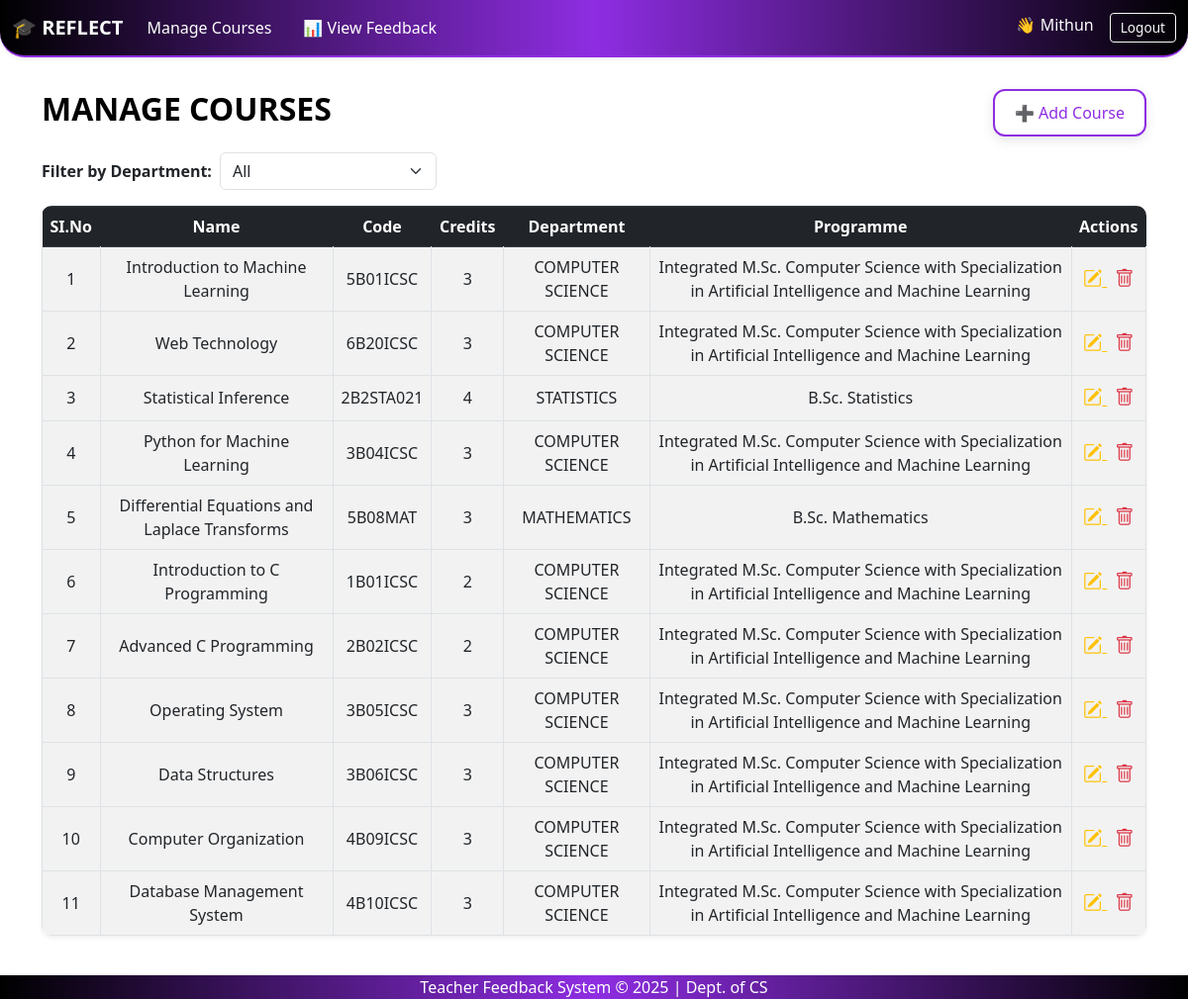
The app's page /courses/ (signed in) with its own data.
### feedback_app/models.py (models this page shows, shortened)
class Course(models.Model):
    course_id = models.AutoField(primary_key=True)
    name = models.CharField(max_length=200)
    code = models.CharField(max_length=50)
    credit = models.IntegerField()
    dept = models.ForeignKey(Department, on_delete=models.CASCADE)
    pgm = models.ForeignKey(Programme, on_delete=models.CASCADE)

class Department(models.Model):
    dept_id = models.AutoField(primary_key=True)
    dept_name = models.CharField(max_length=100)

class Programme(models.Model):
    pgm_id = models.AutoField(primary_key=True)
    pgm_name = models.CharField(max_length=200)
    dept = models.ForeignKey(Department, on_delete=models.CASCADE)
    level = models.CharField(max_length=50)

### feedback_app/views.py (the view)
# urls.py: path('courses/', views.course_list, name='course_list'),
@login_required
def course_list(request):
    selected_dept = request.GET.get('department')
    departments = Department.objects.all()
    if selected_dept:
        courses = Course.objects.filter(dept__dept_name=selected_dept).prefetch_related('batch_set')
    else:
        courses = Course.objects.all().prefetch_related('batch_set')
    batch_form = BatchForm()
    edit_forms={}
    for course in courses:
        for batch in course.batch_set.all():
            edit_forms[batch.batch_id]=BatchForm(instance=batch)
    return render(request, 'course_list.html', {
        'courses': courses,
        'departments': departments,
        'selected_dept': selected_dept,
        'batch_form': batch_form,
        'edit_forms':edit_forms,
    })

### feedback_app/forms.py
class BatchForm(forms.ModelForm):
    class Meta:
        model = Batch
        fields = ['acad_year', 'part']
        labels = {
            'acad_year': 'Academic Year',
            'part': 'Part',
        }
        widgets = {
            'acad_year': forms.TextInput(attrs={
                'class': 'form-control text-start',
                'placeholder': 'e.g. 2023'
            }),
            'part': forms.Select(choices=PART_CHOICES, attrs={
                'class': 'form-select'
            }),
        }

### feedback_app/context_processors.py (called while the page is built)
def is_admin(request):
    user = request.user
    return {'is_admin': user.is_superuser or user.groups.filter(name='admin').exists()}

def is_hod(request):
    return {'is_hod': request.user.groups.filter(name='hod').exists()}

def is_teacher(request):
    return {'is_teacher': request.user.groups.filter(name='teacher').exists()}

### feedback_app/templatetags/custom_filters.py (called while the page is built)
@register.filter
def dict_get(d, key):
    return d.get(key)

### templates/course_list.html (shortened to what this page needs)
{% extends 'base.html' %}
{% load custom_filters %}
{% block content %}
<head>
    <link href="https://cdn.jsdelivr.net/npm/bootstrap-icons@1.10.5/font/bootstrap-icons.css" rel="stylesheet">
</head>
<div class="d-flex justify-content-between align-items-center mb-3">
    <h2 class="mb-0">MANAGE COURSES</h2>
    <a href="{% url 'add_course' %}" class="glass-button mt-2">➕ Add Course</a>
</div>
<form method="get" class="mb-3 d-flex align-items-center gap-2">
    <label for="deptFilter" class="fw-bold">Filter by Department:</label>
    <select id="deptFilter" name="department" class="form-select w-auto" onchange="this.form.submit()">
        <option value="">All</option>
    </select>
</form>
<table class="table table-bordered table-striped shadow-sm">
    <thead class="table-dark">
        <tr>
            <th>SI.No</th>
            <th>Name</th>
            <th>Code</th>
            <th>Credits</th>
            <th>Department</th>
            <th>Programme</th>
            <th>Actions</th>
        </tr>
    </thead>
    <tbody>
        {% for course in courses %}
        <tr class="course-row" data-course-id="{{ course.course_id }}" style="cursor: pointer;">
            <td>{{ forloop.counter }}</td>
            <td>{{ course.name }}</td>
            <td>{{ course.code }}</td>
            <td>{{ course.credit }}</td>
            <td>{{ course.dept.dept_name }}</td>
            <td>{{ course.pgm.pgm_name }}</td>
            <td>
                <a href="{% url 'edit_course' course.course_id %}" title="Edit" class="text-warning me-2" style="font-size: 1.2rem;">
                    <i class="bi bi-pencil-square"></i>
                </a>
                <form action="{% url 'delete_course' course.course_id %}" method="post" style="display:inline;">
                    <button type="submit" title="Delete" class="text-danger border-0 bg-transparent p-0" style="font-size: 1.2rem;">
                        <i class="bi bi-trash"></i>
                    </button>
                </form>
            </td>
        </tr>
        {% endfor %}
    </tbody>
</table>
{% endblock %}

### templates/base.html (shortened to what this page needs)
{% load static %}
<!DOCTYPE html>
<html lang="en">
<head>
    <link href="https://cdn.jsdelivr.net/npm/bootstrap@5.3.0/dist/css/bootstrap.min.css" rel="stylesheet">
    <link rel="stylesheet" href="https://cdnjs.cloudflare.com/ajax/libs/font-awesome/5.15.4/css/all.min.css">
</head>
<body class="d-flex flex-column min-vh-100">
    <nav class="navbar navbar-expand-lg navbar-dark gradient-navbar shadow-sm">
        <div class="container-fluid">
            {% if request.user.is_authenticated %}
                <a class="navbar-brand fw-bold" href="{% url 'index' %}">🎓 REFLECT</a>
            {% else %}
                <span class="navbar-brand fw-bold">🎓 REFLECT</span>
            {% endif %}
            <div class="collapse navbar-collapse" id="navbarMenu">
                <ul class="navbar-nav me-auto mb-2 mb-lg-0 d-flex flex-row gap-3">
                    {% if user.is_authenticated %}
                        {% if is_admin %}
                        <li class="nav-item">
                            <a class="nav-link {% if request.resolver_match.url_name == 'programme_list' %}active{% endif %}" href="{% url 'programme_list' %}">Manage Programmes</a>
                        </li>
                        <li class="nav-item">
                            <a class="nav-link {% if request.resolver_match.url_name == 'course_list' %}active{% endif %}" href="{% url 'course_list' %}">Manage Courses</a>
                        </li>
                        <li class="nav-item">
                            <a class="nav-link {% if request.resolver_match.url_name == 'teacher_list' %}active{% endif %}" href="{% url 'teacher_list' %}">Manage Teacher</a>
                        </li>
                        <li class="nav-item">
                            <a class="nav-link {% if request.resolver_match.url_name == 'teacher_batch_list' %}active{% endif %}" href="{% url 'teacher_batch_list' %}">Assign Teacher</a>
                        </li>
                            <li class="nav-item dropdown">
                                <a class="nav-link dropdown-toggle" href="#" id="feedbackMenu" role="button" data-bs-toggle="dropdown"
                                   aria-expanded="false">
                                    Feedback
                                </a>
                                <ul class="dropdown-menu" aria-labelledby="feedbackMenu">
                                    <li><a class="dropdown-item" href="{% url 'add_question' %}">➕ Add Question</a></li>
                                    <li><a class="dropdown-item" href="{% url 'list_questions' %}">📋 View Questions</a></li>
                                    <li><hr class="dropdown-divider"></li>
                                    <li><a class="dropdown-item" href="{% url 'admin_student_feedback_responses' %}">📊 View Student Responses</a></li>
                                </ul>
                            </li>
                        {% elif is_hod %}
                            <li class="nav-item">
                                <a class="nav-link" href="{% url 'course_list' %}">Manage Courses</a>
                            </li>
                            <li class="nav-item">
                                <a class="nav-link" href="{% url 'admin_student_feedback_responses' %}">📊 View Feedback</a>
                            </li>
                        {% elif is_teacher %}
                            <li class="nav-item">
                                <a class="nav-link" href="{% url 'admin_student_feedback_responses' %}">📊 View Feedback</a>
                            </li>
                        {% endif %}
                    {% endif %}
                </ul>
                <ul class="navbar-nav mb-2 mb-lg-0">
                    {% if user.is_authenticated %}
                        <li class="nav-item">
                            <span class="navbar-text text-white me-3">👋 {{ user.username|title }}</span>
                        </li>
                        <li class="nav-item">
                            <form method="post" action="{% url 'logout' %}">
                                <button type="submit" class="btn btn-outline-light btn-sm">Logout</button>
                            </form>
                        </li>
                    {% else %}
                    <li class="nav-item">
                        <a class="nav-link" href="{% url 'login' %}">
                            <i class="fas fa-door-open me-2"></i> Leave
                        </a>
                    </li>
                    {% endif %}
                </ul>
            </div>
        </div>
    </nav>
    <div class="container mt-4 flex-grow-1">
        {% block content %}{% endblock %}
    </div>
    <footer class="footer-gradient text-white text-center py-7 mt-4">
        <p class="mb-0">Teacher Feedback System &copy; 2025 | Dept. of CS</p>
    </footer>
</body>
</html>

### templates/base.html (style rules this page uses)
.gradient-navbar { background: linear-gradient(to right, #000000, #8e2de2, #000000); border-bottom: 2px solid #8e2de2; animation: fadeIn 1s ease-in-out; border-radius: 0 0 25px 25px; }
.navbar .nav-link, .navbar .navbar-brand, .navbar .navbar-text { color: white !important; transition: color 0.3s ease-in-out; }
.footer-gradient { background: linear-gradient(to right, #000000, #8e2de2, #000000); }

### templates/course_list.html (style rules this page uses)
.glass-button { background: white; color: #8e2de2; border: 2px solid #8e2de2; border-radius: 12px; padding: 10px 20px; font-weight: 500; text-decoration: none; display: inline-block; backdrop-filter: blur(8px); -webkit-backdrop-filter: blur(8px); box-shadow: inset 0 0 8px rgba(255, 255, 255, 0.08), 0 4px 12px rgba(0, 0, 0, 0.1); transition: all 0.3s ease; }
table.table { border-radius: 10px; overflow: hidden; background-color: #fff; }
thead.table-dark th { color: #fff; border: none; }
table td, table th { vertical-align: middle; text-align: center; }
.btn-sm { padding: 4px 10px; font-size: 0.85rem; }
h2 { font-weight: 600; color: #000000; text-align: center; }

### records on screen
Course: name "Introduction to Machine Learning", code "5B01ICSC", credit "3", dept.dept_name "COMPUTER SCIENCE", pgm.pgm_name "Integrated M.Sc. Computer Science with Specialization in Artificial Intelligence and Machine Learning"
Course: name "Web Technology", code "6B20ICSC", credit "3", dept.dept_name "COMPUTER SCIENCE", pgm.pgm_name "Integrated M.Sc. Computer Science with Specialization in Artificial Intelligence and Machine Learning"
Course: name "Statistical Inference", code "2B2STA021", credit "4", dept.dept_name "STATISTICS", pgm.pgm_name "B.Sc. Statistics"
Course: name "Python for Machine Learning", code "3B04ICSC", credit "3", dept.dept_name "COMPUTER SCIENCE", pgm.pgm_name "Integrated M.Sc. Computer Science with Specialization in Artificial Intelligence and Machine Learning"
Course: name "Differential Equations and Laplace Transforms", code "5B08MAT", credit "3", dept.dept_name "MATHEMATICS", pgm.pgm_name "B.Sc. Mathematics"
Course: name "Introduction to C Programming", code "1B01ICSC", credit "2", dept.dept_name "COMPUTER SCIENCE", pgm.pgm_name "Integrated M.Sc. Computer Science with Specialization in Artificial Intelligence and Machine Learning"
Course: name "Advanced C Programming", code "2B02ICSC", credit "2", dept.dept_name "COMPUTER SCIENCE", pgm.pgm_name "Integrated M.Sc. Computer Science with Specialization in Artificial Intelligence and Machine Learning"
Course: name "Operating System", code "3B05ICSC", credit "3", dept.dept_name "COMPUTER SCIENCE", pgm.pgm_name "Integrated M.Sc. Computer Science with Specialization in Artificial Intelligence and Machine Learning"
Course: name "Data Structures", code "3B06ICSC", credit "3", dept.dept_name "COMPUTER SCIENCE", pgm.pgm_name "Integrated M.Sc. Computer Science with Specialization in Artificial Intelligence and Machine Learning"
Course: name "Computer Organization", code "4B09ICSC", credit "3", dept.dept_name "COMPUTER SCIENCE", pgm.pgm_name "Integrated M.Sc. Computer Science with Specialization in Artificial Intelligence and Machine Learning"
Course: name "Database Management System", code "4B10ICSC", credit "3", dept.dept_name "COMPUTER SCIENCE", pgm.pgm_name "Integrated M.Sc. Computer Science with Specialization in Artificial Intelligence and Machine Learning"

### other values on screen
{{ user.username|title }} "Mithun"
